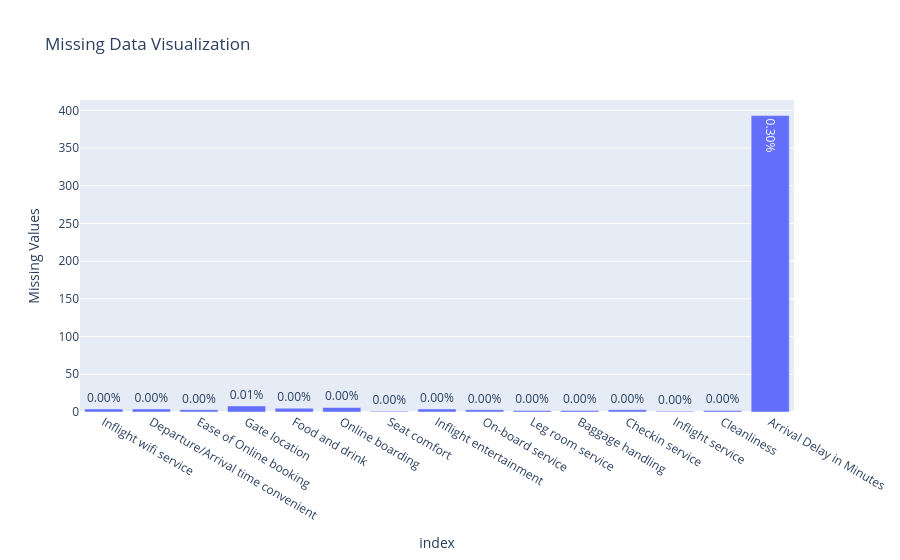

Notebook code for this chart:
### Markdown cell above
* <b>Analyze missing values through graphs

### Code cell
# Filter columns with missing values > 0
missing_plot = missing_data[(missing_data['Missing Values'] > 0) | (missing_data['% of Percentage'] > 0)]

fig = px.bar(
    missing_plot,
    x = missing_plot.index,
    y = 'Missing Values',
    text = missing_plot['% of Percentage'].apply(lambda x: f"{x:.2f}%"),
    title = 'Missing Data Visualization',
    labels={'x': 'Columns', 'y': 'Number of Missing Values'}
)


fig.show()

### Figure 1 — Plotly figure (JSON) as saved in the notebook; plotly's stock layout.template omitted (floating-point values rounded to 4 significant figures)
{"data": [{"hovertemplate": "index=%{x}<br>Missing Values=%{y}<br>text=%{text}<extra></extra>", "legendgroup": "", "marker": {"color": "#636efa", "pattern": {"shape": ""}}, "name": "", "orientation": "v", "showlegend": false, "text": ["0.00%", "0.00%", "0.00%", "0.01%", "0.00%", "0.00%", "0.00%", "0.00%", "0.00%", "0.00%", "0.00%", "0.00%", "0.00%", "0.00%", "0.30%"], "textposition": "auto", "type": "bar", "x": ["Inflight wifi service", "Departure/Arrival time convenient", "Ease of Online booking", "Gate location", "Food and drink", "Online boarding", "Seat comfort", "Inflight entertainment", "On-board service", "Leg room service", "Baggage handling", "Checkin service", "Inflight service", "Cleanliness", "Arrival Delay in Minutes"], "xaxis": "x", "y": [4, 4, 3, 8, 5, 6, 1, 4, 3, 2, 2, 3, 1, 2, 393], "yaxis": "y"}], "layout": {"barmode": "relative", "legend": {"tracegroupgap": 0}, "title": {"text": "Missing Data Visualization"}, "xaxis": {"anchor": "y", "domain": [0, 1], "title": {"text": "index"}}, "yaxis": {"anchor": "x", "domain": [0, 1], "title": {"text": "Missing Values"}}}}
